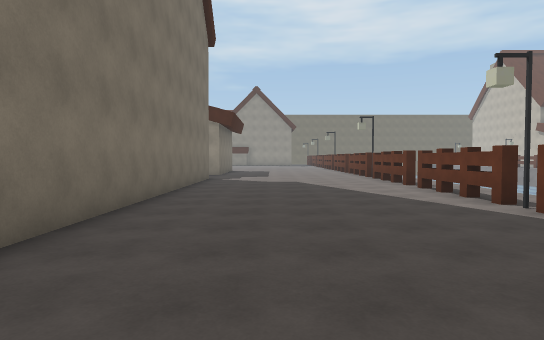
[1] (above)

24 first-person views from a walk through a scene from a Unity 3-D project. The camera is 1.5 m above the floor, tilts 2° down and sees 75° across. The floor is counted in squares, 2 m on a side. Each view is taken from the middle of a square. On the plan, view 1 faces up. The plan holds only what a view shows up to about 11 squares ahead; the rest is blank. The place goes on beyond the plan. The player character is not drawn.

[2]
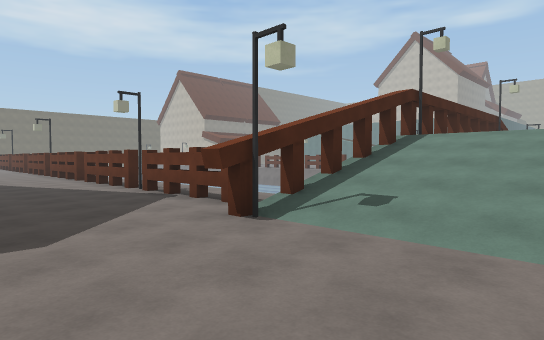

[3]
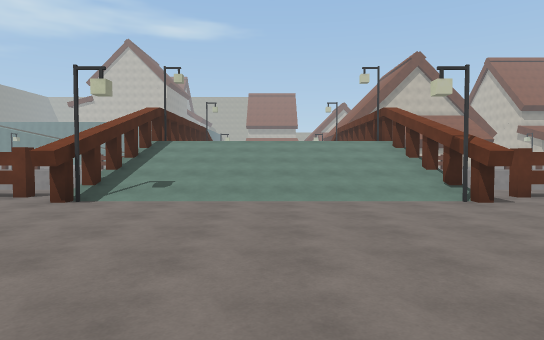

[4]
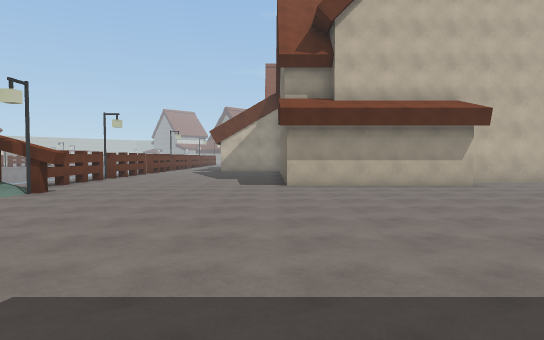

[5]
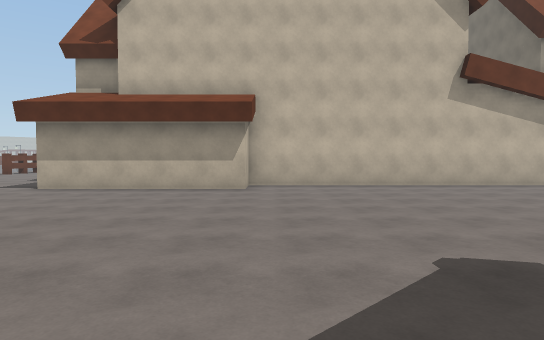

[6]
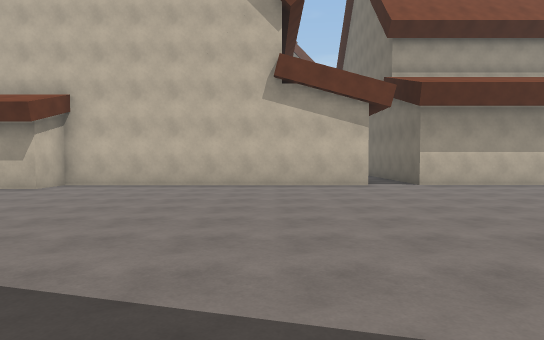

[7]
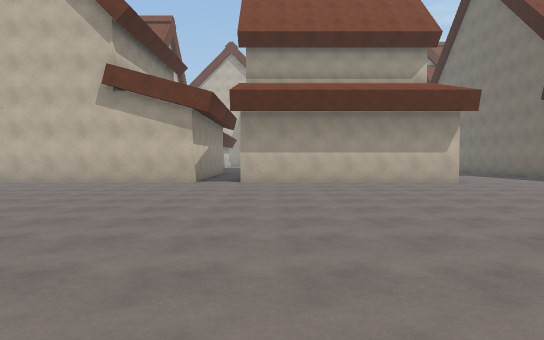

[8]
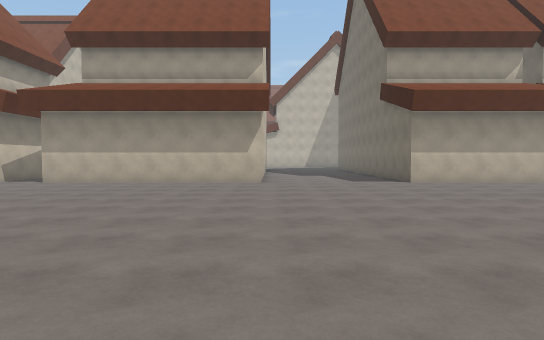

[9]
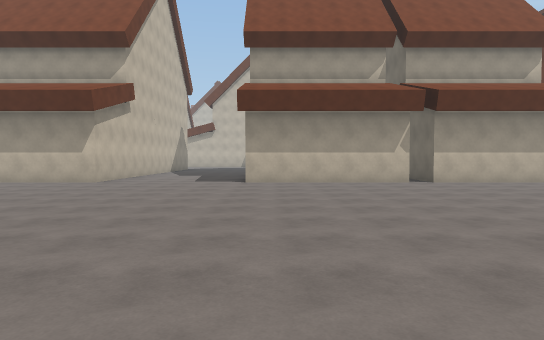

[10]
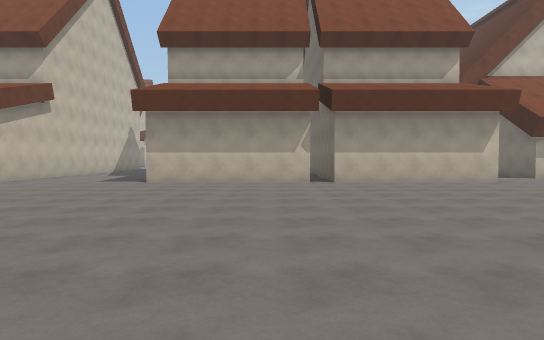

[11]
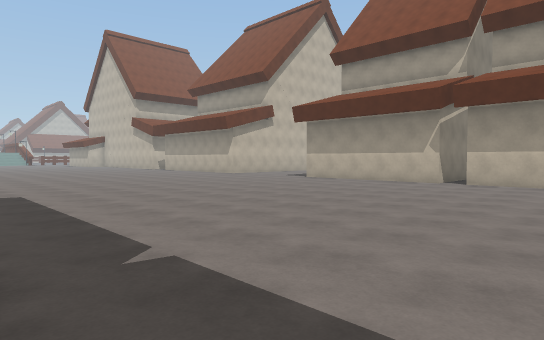

[12]
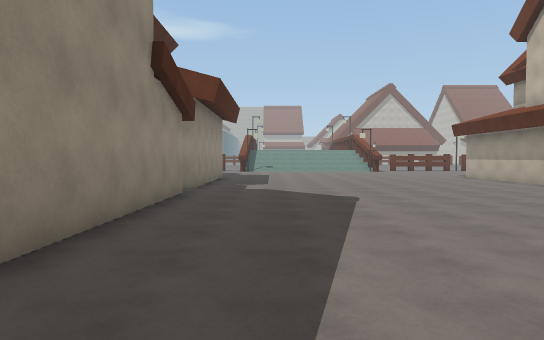

[13]
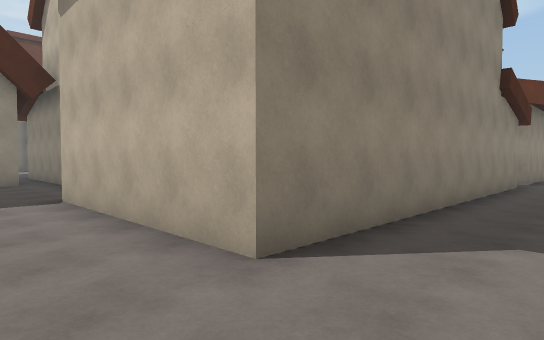

[14]
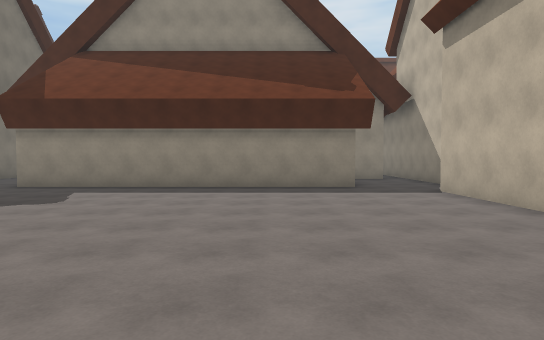

[15]
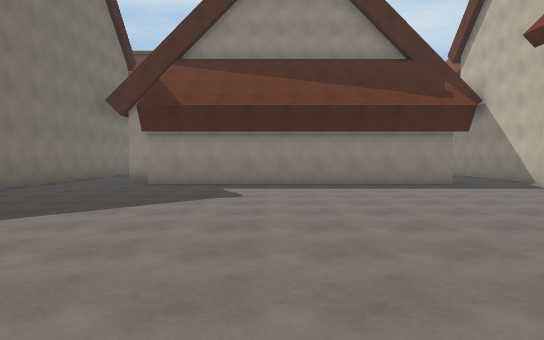

[16]
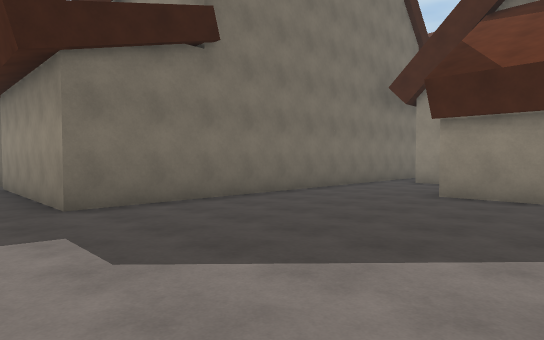

[17]
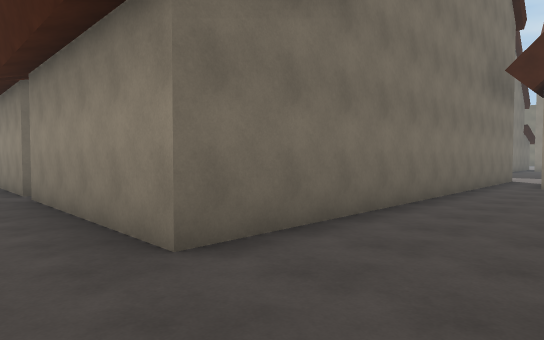

[18]
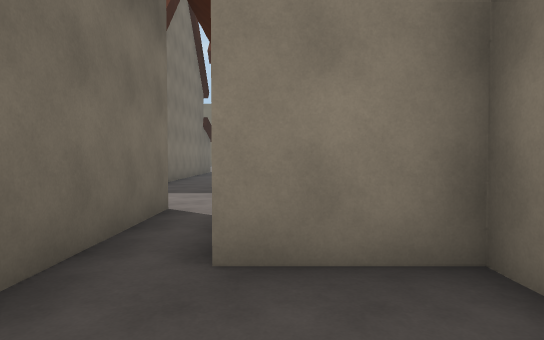

[19]
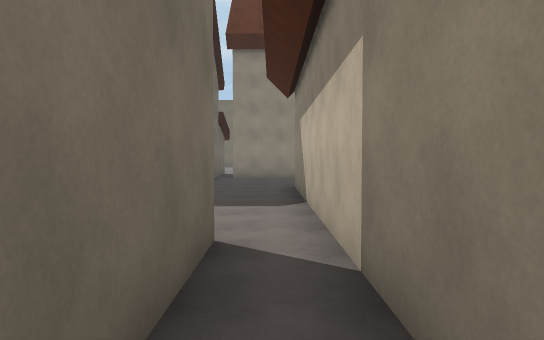

[20]
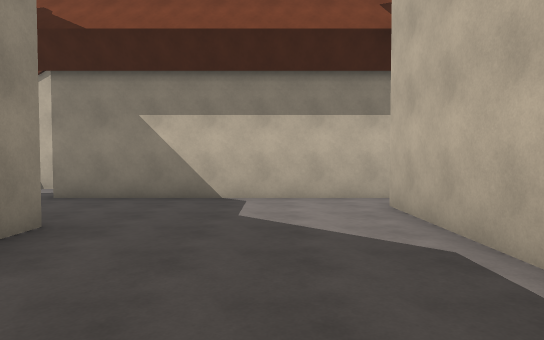

[21]
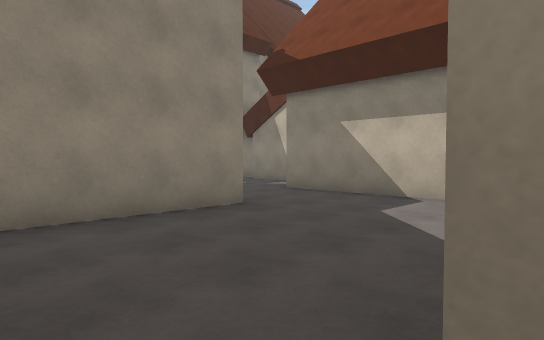

[22]
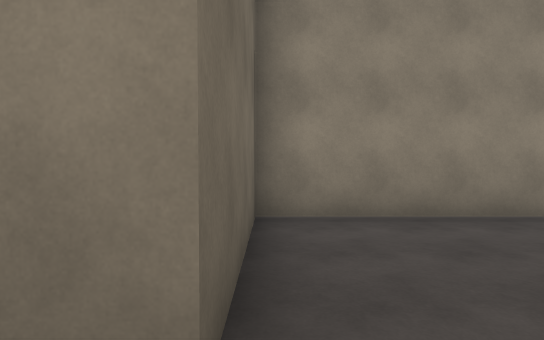

[23]
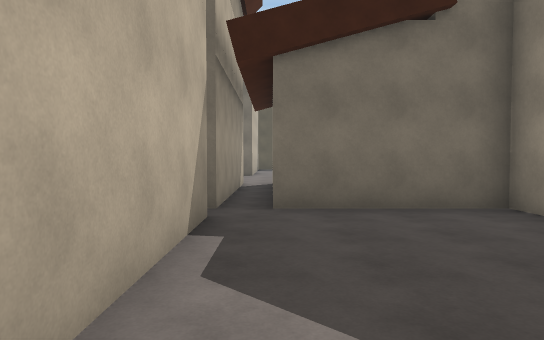

[24]
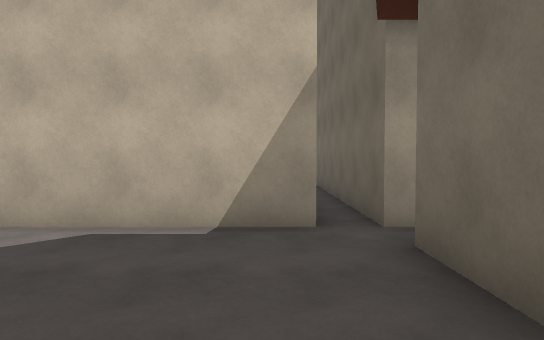

### Floor plan
Key: @ floor where view 1 was taken; # wall or solid block; x gap in a wall; . main floor; : floor 2.5 m higher than the main floor; / step, stairs or slope; v drop or lower ground; P brown post; L lamp; O other object.
Columns run from 37 left of view 1 to 12 right of it. Each row starts with its distance up from view 1.
 19      O..#
 18  OOOOO..#
 17 #.......#
 16 #.......#
 15 #.......#
 14 #.......#
 13 #.#####.#
 12 #.    #.#            #
 11 #.    #.###         ##            #......P
 10 #.    #...#         .#            #......P.
  9 #.    #...         ..#            #......P.
  8 #     #...         ..#            #......P.
  7 #     #...#########..#            #......P.
  6       #.............O             #......P.
  5       #.............O             #......LP
  4       #.............O             #......P.
  3       #.............O             #......P.
  2 # #####.............O              ......P.
  1 ....................OOOOOOOOO.###  .......P#v
  0  ................................ ...@.LPP#PLPPPPP
 -1 .........................................////:
 -2 .........................................////:
 -3 .........................................////:
 -4  ........................................////:
 -5 .........................................////:
 -6 .......................................LPP/PLP
 -7 ........................................##Pxv
 -8 .........................................P.
 -9 ..............................OOOOO......P.
-10 #########.....#######.#########  OO......O

Where each view was taken, in squares from view 1:
view 1: 0 up, 0 right, facing up
view 2: 3 down, 0 right, facing up-right
view 3: 3 down, 3 left, facing right
view 4: 1 up, 2 left, facing down
view 5: 0 up, 8 left, facing down
view 6: 0 up, 13 left, facing down
view 7: 1 up, 18 left, facing down
view 8: 1 up, 24 left, facing down
view 9: 1 up, 29 left, facing down
view 10: 1 up, 32 left, facing down
view 11: 1 up, 37 left, facing down-right
view 12: 1 down, 16 left, facing right
view 13: 1 down, 19 left, facing up-right
view 14: 2 down, 21 left, facing up
view 15: 3 down, 24 left, facing up
view 16: 0 up, 25 left, facing up-left
view 17: 0 up, 28 left, facing up-left
view 18: 8 up, 29 left, facing up
view 19: 10 up, 30 left, facing up
view 20: 15 up, 36 left, facing right
view 21: 13 up, 36 left, facing up-right
view 22: 13 up, 36 left, facing up
view 23: 14 up, 31 left, facing left
view 24: 17 up, 35 left, facing down
